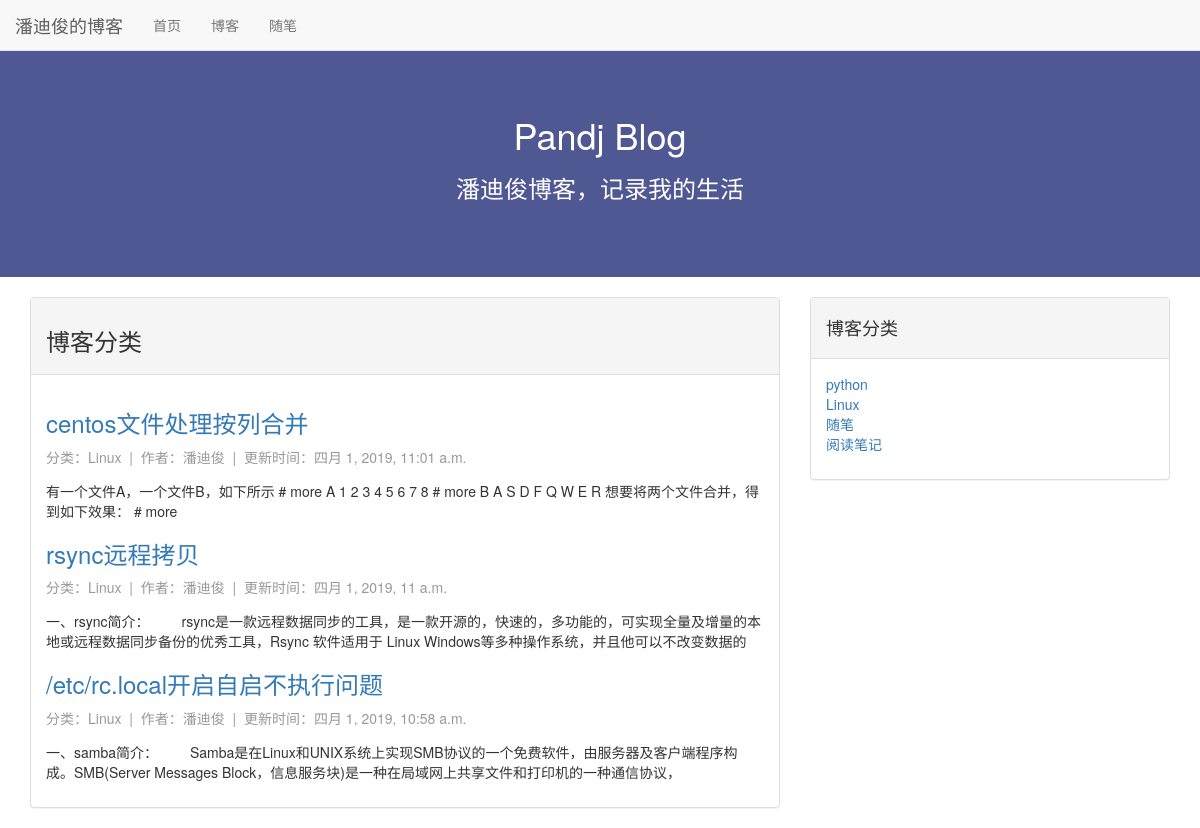
The page /blog/pan/2 on the database its author committed.
### blog/models.py (models this page shows, shortened)
class Blog(models.Model):
    title = models.CharField(max_length=32)
    blog_type = models.ForeignKey(blog_type,on_delete=models.DO_NOTHING)
    author = models.ForeignKey(User,on_delete=models.DO_NOTHING)
    content = models.TextField()
    create_time = models.DateTimeField(auto_now_add=True)
    last_updated_time = models.DateTimeField(auto_now_add=True)
    class Meta:
        ordering = ['-create_time']

class blog_type(models.Model):
    typename = models.CharField(max_length=32)
    def __str__(self):
        return self.typename

### blog/views.py (the view)
# urls.py: path('pan/<int:blog_with_type>',views.blog_type,name='blog_type')
def blog_type(request,blog_with_type):
    blog_type_all = models.blog_type.objects.all()
    blog_type_mark = models.blog_type.objects.get(pk=blog_with_type)
    context = {}
    context['blog_type_all'] = blog_type_all
    context['blog_with_type'] = models.Blog.objects.filter(blog_type=blog_type_mark)
    return render(request,'blog_type.html',context)

### templates/blog_type.html (shortened to what this page needs)
{% extends 'base.html'%}
{% block content %}
  <div class="container">
        <div class="row">
            <div class="col-xs-12 col-md-8">
                    <div class="panel panel-default">
                      <div class="panel-heading"><h3>博客分类</h3></div>
                      <div class="panel-body">
                            <ul>
                            {% for i in blog_with_type %}
                                <div>
                                    <h3><a href="{% url 'blog_content' i.pk %}">{{i.title}}</a></h3>
                                    <span style="color:#999">分类：{{i.blog_type}} &nbsp;|&nbsp;</span>
                                    <span style="color:#999">作者：{{i.author}} &nbsp;|&nbsp;</span>
                                    <span style="color:#999">更新时间：{{i.last_updated_time}}</span>
                                    <p style="margin-top:1em">{{i.content|striptags|truncatechars:120}}</p>
                                </div>
                            {% endfor %}
                            </ul>
                      </div>
                    </div>
            </div>
            <div class="hidden-xs col-md-4">
                    <div class="panel panel-default">
                      <div class="panel-heading"><h4>博客分类</h4></div>
                      <div class="panel-body">
                            <ul>
                           {% for blog_type in blog_type_all%}
                                <a href={% url "blog_type" blog_type.pk %}><li style="list-style-type: none;">{{blog_type.typename}}</li></a>
                           {% endfor%}
                           </ul>
                      </div>
                    </div>
            </div>
        </div>
    </div>
{% endblock %}

### templates/base.html (style rules this page uses)
* { margin: 0; padding: 0; }

### rows shown on the page
Blog: title "centos文件处理按列合并", blog_type "Linux", author "潘迪俊", last_updated_time "四月 1, 2019, 11:01 a.m.", content "有一个文件A，一个文件B，如下所示 # more A 1 2 3 4 5 6 7 8 # more B A S D F Q W E R 想要将两个文件合并，得到如下效果： # more"
Blog: title "rsync远程拷贝", blog_type "Linux", author "潘迪俊", last_updated_time "四月 1, 2019, 11 a.m.", content "一、rsync简介： rsync是一款远程数据同步的工具，是一款开源的，快速的，多功能的，可实现全量及增量的本地或远程数据同步备份的优秀工具，Rsync 软件适用于 Linux Windows等多种操作系统，并且他可以不改变数据的"
Blog: title "/etc/rc.local开启自启不执行问题", blog_type "Linux", author "潘迪俊", last_updated_time "四月 1, 2019, 10:58 a.m.", content "一、samba简介： Samba是在Linux和UNIX系统上实现SMB协议的一个免费软件，由服务器及客户端程序构成。SMB(Server Messages Block，信息服务块)是一种在局域网上共享文件和打印机的一种通信协议，"
blog_type: typename "python"
blog_type: typename "Linux"
blog_type: typename "随笔"
blog_type: typename "阅读笔记"
